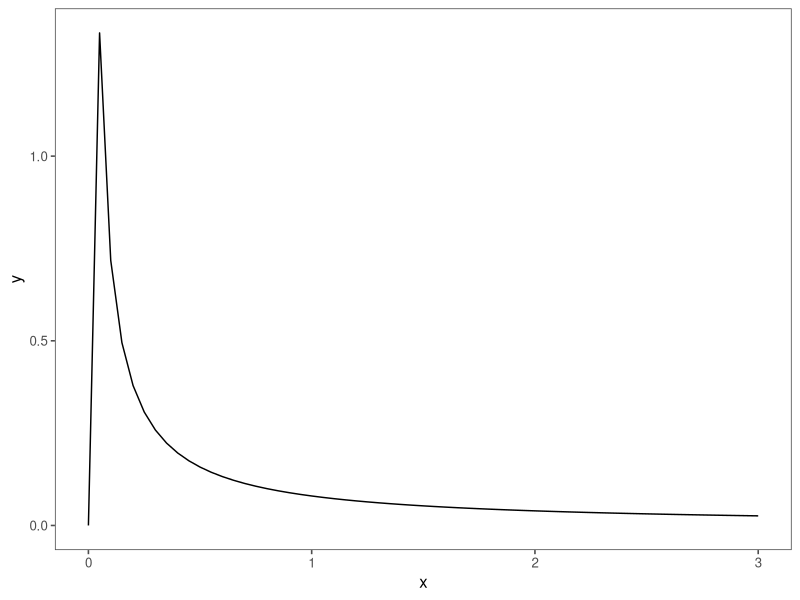
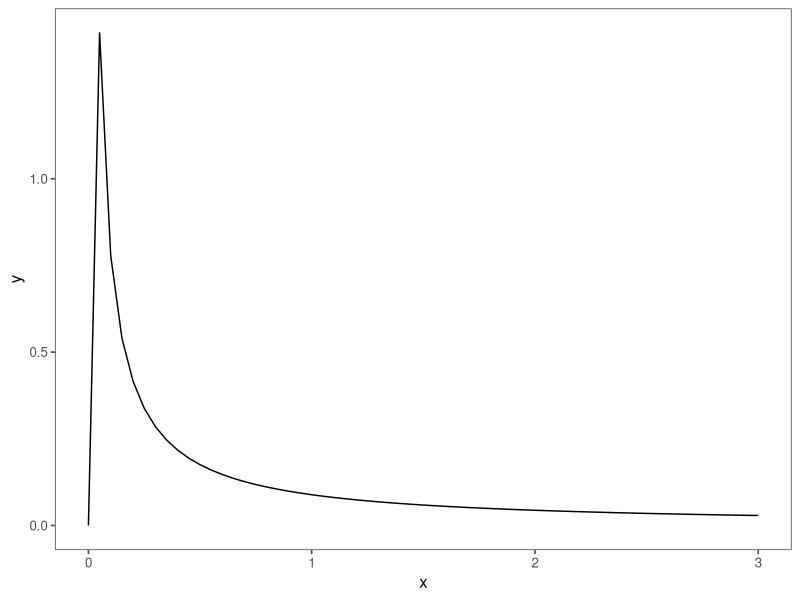
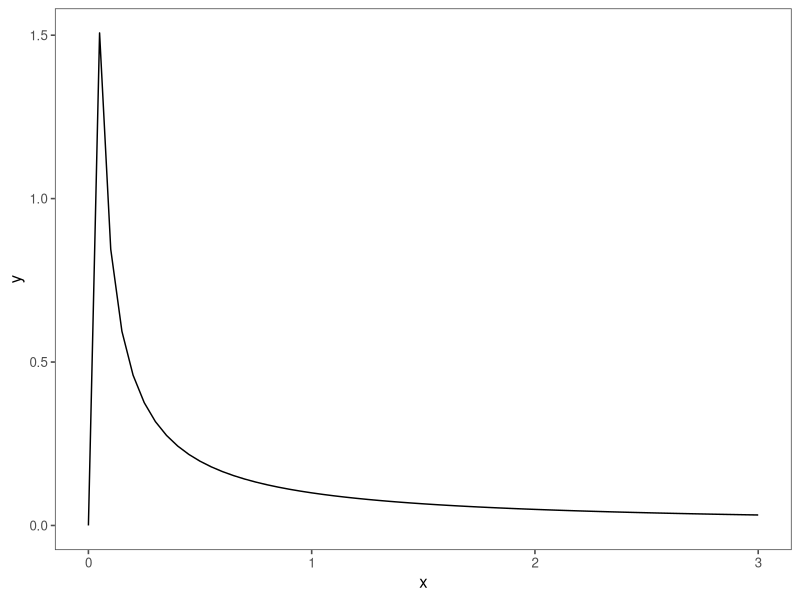
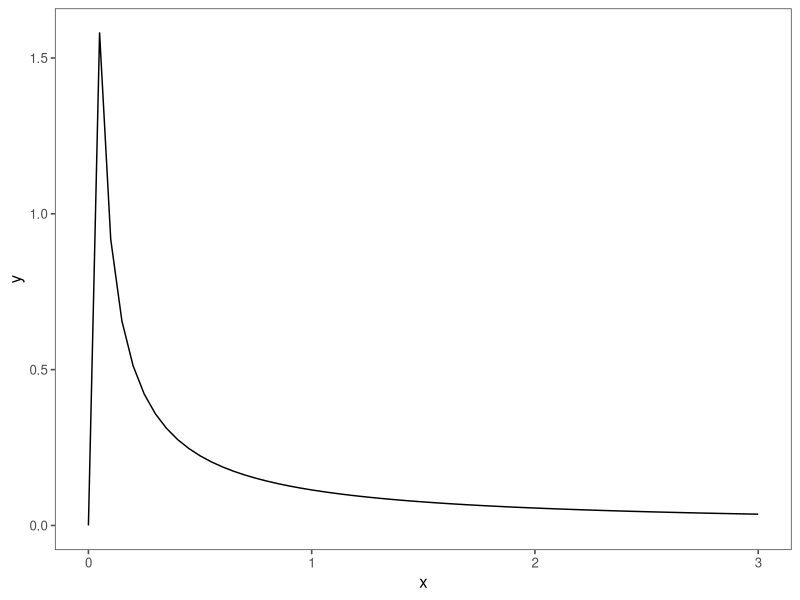
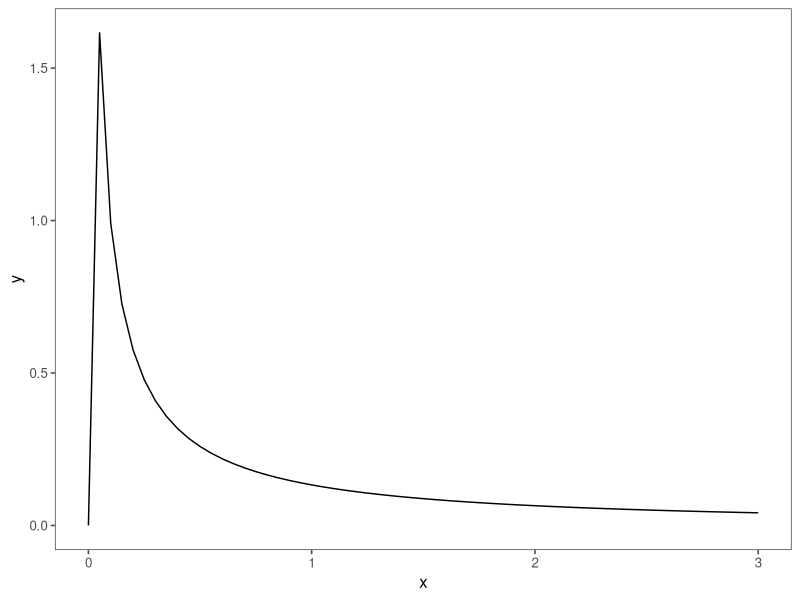
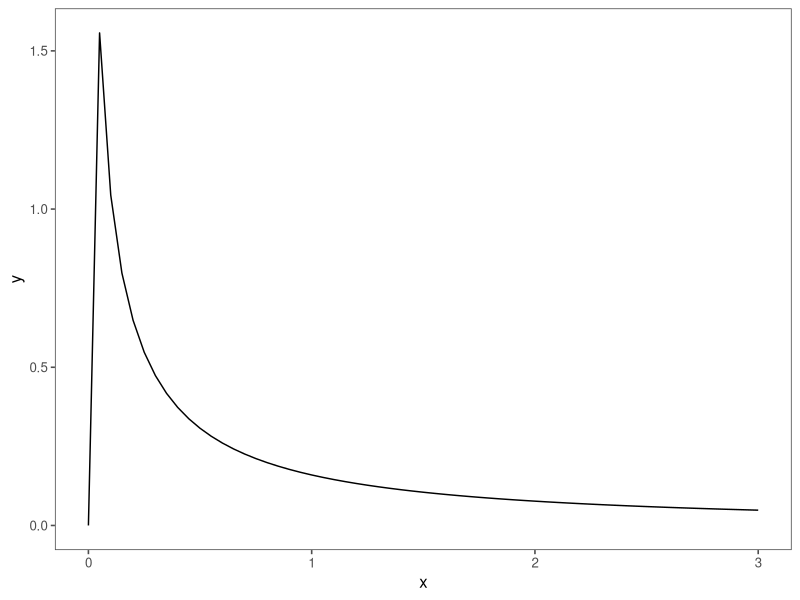
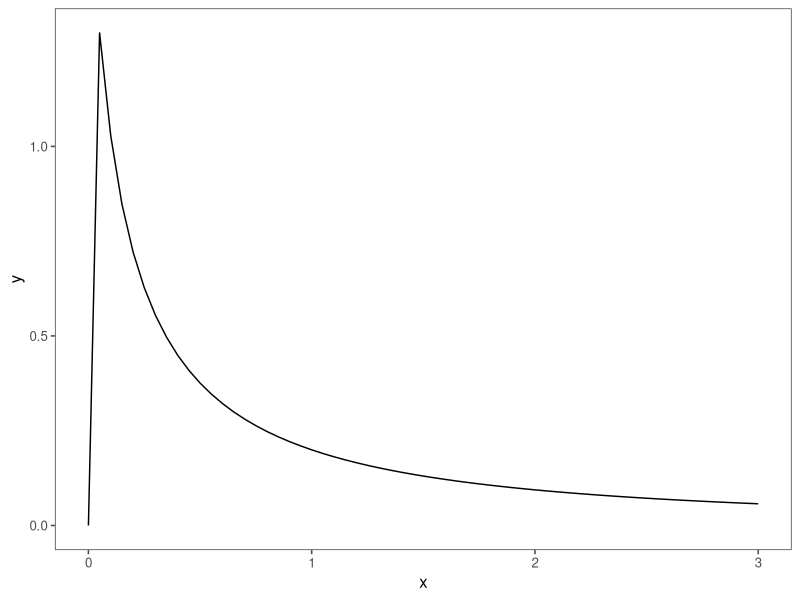
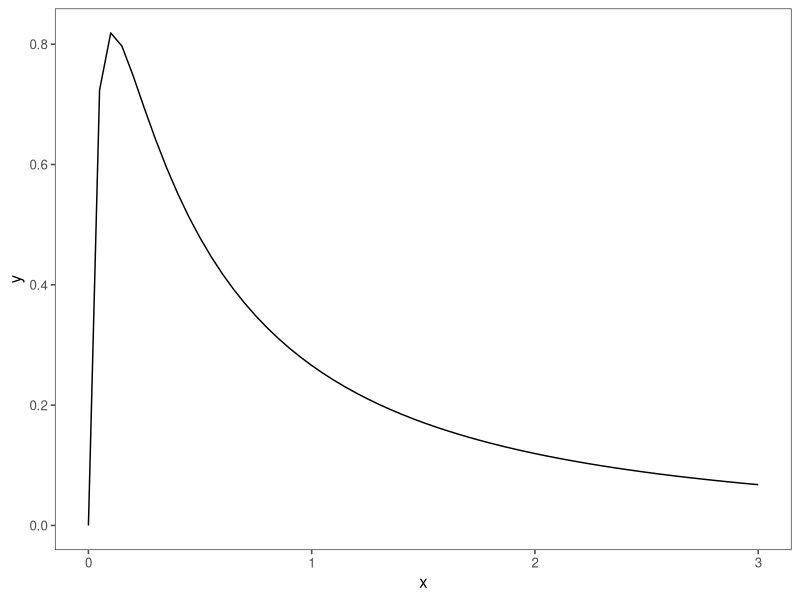

Source code (R) for these figures, in order:
## ---- chunk 1
knitr::opts_chunk$set(echo = TRUE)
library(ggplot2)
library(ggthemes)
theme_set(theme_few())
## ---- chunk 2
x <- seq(0, 3, 0.05)
desvio <- seq(5, 0.25, by = -0.5)
p <- list()
for (i in seq_along(desvio)) {
  y <- dlnorm(x, meanlog = log(1), sdlog = desvio[i])
  data <- data.frame(x = x, y = y)
  p[[i]] <- ggplot(data, aes(x = x, y = y)) + geom_line()
}
p
